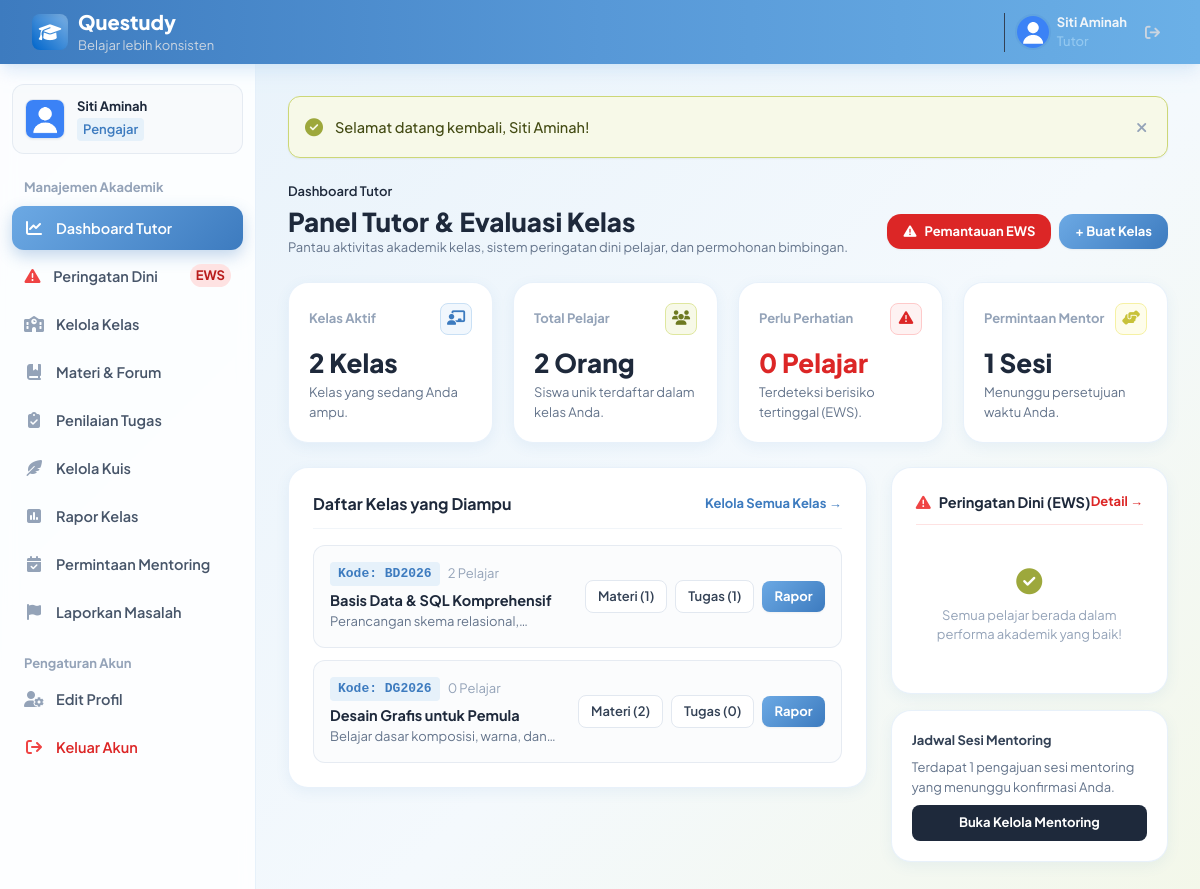
/pengajar/dashboard.php (signed in), run on the app's committed database.
### tables this page shows
CREATE TABLE `kelas` (
  `id_kelas` INT AUTO_INCREMENT PRIMARY KEY,
  `id_pengajar` INT NOT NULL,
  `kode_kelas` VARCHAR(10) NOT NULL UNIQUE,
  `nama_kelas` VARCHAR(150) NOT NULL,
  `deskripsi` TEXT NULL,
  `kategori` VARCHAR(50) NOT NULL DEFAULT 'Lainnya',
  `tingkat` ENUM('pemula','menengah','lanjut') NOT NULL DEFAULT 'pemula',
  `kuota` INT NOT NULL DEFAULT 20,
  `created_at` TIMESTAMP DEFAULT CURRENT_TIMESTAMP,
  CONSTRAINT `fk_kelas_pengajar` FOREIGN KEY (`id_pengajar`) REFERENCES `users` (`id_user`) ON DELETE CASCADE
);

### config/koneksi.php (called while the page is built, shortened)
<?php
function base_url($path = '') {
    $docRoot = str_replace('\\', '/', $_SERVER['DOCUMENT_ROOT'] ?? '');
    $projectDir = str_replace('\\', '/', dirname(__DIR__));
    $relPath = str_replace($docRoot, '', $projectDir);
    $base = '/' . trim($relPath, '/');
    if ($base === '/') {
        $base = '';
    }
    $path = ltrim($path, '/');
    return ($base ? $base . '/' : '/') . $path;
}
function e($string) {
    return htmlspecialchars((string)($string ?? ''), ENT_QUOTES, 'UTF-8');
}

### pengajar/dashboard.php (the view, shortened to what this page needs)
<?php
require_once BASE_PATH . '/config/koneksi.php';
$userId = $_SESSION['id_user'];
$stmtK = $conn->prepare("SELECT COUNT(*) AS total_kelas FROM kelas WHERE id_pengajar = ?");
$stmtK->execute([$userId]);
$totalKelas = (int)$stmtK->fetch()['total_kelas'];
$stmtMhs = $conn->prepare("
    SELECT COUNT(DISTINCT ak.id_pelajar) AS total_mhs
    FROM anggota_kelas ak
    JOIN kelas k ON ak.id_kelas = k.id_kelas
    WHERE k.id_pengajar = ?
");
$stmtMhs->execute([$userId]);
$totalMahasiswa = (int)$stmtMhs->fetch()['total_mhs'];
$stmtBookPending = $conn->prepare("SELECT COUNT(*) AS pending_book FROM booking_tutor WHERE id_tutor = ? AND status = 'pending'");
$stmtBookPending->execute([$userId]);
$bookingPending = (int)$stmtBookPending->fetch()['pending_book'];
$stmtRule = $conn->query("SELECT * FROM peringatan_dini_aturan LIMIT 1");
$rule = $stmtRule->fetch() ?: ['max_telat_tugas' => 2, 'min_rata_nilai' => 65, 'max_hari_tidak_login' => 5];
$stmtAtRisk = $conn->prepare("
    SELECT DISTINCT u.id_user, u.nama, k.nama_kelas,
        (SELECT COUNT(*) FROM pengumpulan_tugas pt JOIN tugas t2 ON pt.id_tugas = t2.id_tugas WHERE pt.id_pelajar = u.id_user AND t2.id_kelas = k.id_kelas AND pt.status = 'terlambat') AS telat_count,
        (SELECT AVG(pt2.nilai) FROM pengumpulan_tugas pt2 JOIN tugas t3 ON pt2.id_tugas = t3.id_tugas WHERE pt2.id_pelajar = u.id_user AND t3.id_kelas = k.id_kelas AND pt2.nilai IS NOT NULL) AS avg_nilai,
        DATEDIFF(NOW(), COALESCE(u.last_login, u.created_at)) AS hari_inaktif
    FROM anggota_kelas ak
    JOIN kelas k ON ak.id_kelas = k.id_kelas
    JOIN users u ON ak.id_pelajar = u.id_user
    WHERE k.id_pengajar = ?
    HAVING telat_count >= ? OR (avg_nilai IS NOT NULL AND avg_nilai < ?) OR hari_inaktif >= ?
    LIMIT 4
");
$stmtAtRisk->execute([$userId, $rule['max_telat_tugas'], $rule['min_rata_nilai'], $rule['max_hari_tidak_login']]);
$pelajarBerisiko = $stmtAtRisk->fetchAll();
$stmtDaftarKelas = $conn->prepare("
    SELECT k.*,
        (SELECT COUNT(*) FROM anggota_kelas ak WHERE ak.id_kelas = k.id_kelas) AS jml_siswa,
        (SELECT COUNT(*) FROM materi m WHERE m.id_kelas = k.id_kelas) AS jml_materi,
        (SELECT COUNT(*) FROM tugas t WHERE t.id_kelas = k.id_kelas) AS jml_tugas
    FROM kelas k
    WHERE k.id_pengajar = ?
    ORDER BY k.created_at DESC
");
$stmtDaftarKelas->execute([$userId]);
$daftarKelas = $stmtDaftarKelas->fetchAll();
require_once BASE_PATH . '/includes/layout_header.php';
?>
<div class="space-y-1 mb-6">
    <div class="flex items-center gap-2 text-xs text-slate-500">
        <span class="text-slate-800 font-semibold">Dashboard Tutor</span>
    </div>
    <div class="flex flex-col sm:flex-row sm:items-center sm:justify-between gap-3">
        <div>
            <h1 class="text-2xl font-extrabold text-slate-800">Panel Tutor & Evaluasi Kelas</h1>
            <p class="text-xs text-slate-500">Pantau aktivitas akademik kelas, sistem peringatan dini pelajar, dan permohonan bimbingan.</p>
        </div>
        <div class="flex items-center gap-2">
            <a href="<?= base_url('pengajar/pemantauan.php'); ?>" class="px-4 py-2 rounded-xl bg-red-600 hover:bg-red-700 text-white text-xs font-bold transition shadow-sm flex items-center gap-2">
                <i class="fa-solid fa-triangle-exclamation"></i>
                <span>Pemantauan EWS</span>
            </a>
            <a href="<?= base_url('pengajar/kelas.php'); ?>" class="px-4 py-2 rounded-xl bg-[#0066CC] hover:bg-[#0052A3] text-white text-xs font-bold transition shadow-sm">
                + Buat Kelas
            </a>
        </div>
    </div>
</div>
<div class="grid grid-cols-1 sm:grid-cols-2 lg:grid-cols-4 gap-5">
    <div class="bg-white rounded-xl border border-[#E2E8F0] p-5 shadow-sm">
        <div class="flex items-center justify-between mb-3">
            <span class="text-xs font-bold uppercase tracking-wider text-slate-400">Kelas Aktif</span>
            <span class="w-8 h-8 rounded-lg bg-blue-50 text-[#0066CC] flex items-center justify-center font-bold text-sm border border-blue-200">
                <i class="fa-solid fa-chalkboard-user"></i>
            </span>
        </div>
        <div class="text-2xl font-extrabold text-slate-800"><?= $totalKelas; ?> Kelas</div>
        <p class="text-xs text-slate-500 mt-1">Kelas yang sedang Anda ampu.</p>
    </div>
    <div class="bg-white rounded-xl border border-[#E2E8F0] p-5 shadow-sm">
        <div class="flex items-center justify-between mb-3">
            <span class="text-xs font-bold uppercase tracking-wider text-slate-400">Total Pelajar</span>
            <span class="w-8 h-8 rounded-lg bg-emerald-50 text-emerald-600 flex items-center justify-center font-bold text-sm border border-emerald-200">
                <i class="fa-solid fa-users"></i>
            </span>
        </div>
        <div class="text-2xl font-extrabold text-slate-800"><?= $totalMahasiswa; ?> Orang</div>
        <p class="text-xs text-slate-500 mt-1">Siswa unik terdaftar dalam kelas Anda.</p>
    </div>
    <div class="bg-white rounded-xl border border-[#E2E8F0] p-5 shadow-sm">
        <div class="flex items-center justify-between mb-3">
            <span class="text-xs font-bold uppercase tracking-wider text-slate-400">Perlu Perhatian</span>
            <span class="w-8 h-8 rounded-lg bg-red-50 text-red-600 flex items-center justify-center font-bold text-sm border border-red-200">
                <i class="fa-solid fa-triangle-exclamation"></i>
            </span>
        </div>
        <div class="text-2xl font-extrabold text-red-600"><?= count($pelajarBerisiko); ?> Pelajar</div>
        <p class="text-xs text-slate-500 mt-1">Terdeteksi berisiko tertinggal (EWS).</p>
    </div>
    <div class="bg-white rounded-xl border border-[#E2E8F0] p-5 shadow-sm">
        <div class="flex items-center justify-between mb-3">
            <span class="text-xs font-bold uppercase tracking-wider text-slate-400">Permintaan Mentor</span>
            <span class="w-8 h-8 rounded-lg bg-amber-50 text-amber-500 flex items-center justify-center font-bold text-sm border border-amber-200">
                <i class="fa-solid fa-handshake-angle"></i>
            </span>
        </div>
        <div class="text-2xl font-extrabold text-slate-800"><?= $bookingPending; ?> Sesi</div>
        <p class="text-xs text-slate-500 mt-1">Menunggu persetujuan waktu Anda.</p>
    </div>
</div>
<div class="grid grid-cols-1 lg:grid-cols-3 gap-6 mt-6">
    <div class="lg:col-span-2 space-y-4">
        <div class="bg-white rounded-xl border border-[#E2E8F0] p-6 shadow-sm">
            <div class="flex items-center justify-between pb-3 border-b border-slate-100 mb-4">
                <h2 class="text-base font-bold text-slate-800">Daftar Kelas yang Diampu</h2>
                <a href="<?= base_url('pengajar/kelas.php'); ?>" class="text-xs font-bold text-[#0066CC] hover:underline">
                    Kelola Semua Kelas &rarr;
                </a>
            </div>
            <?php if (empty($daftarKelas)): ?>
                <div class="text-center py-8 text-slate-400 text-xs">
                    Anda belum membuat kelas. Klik tombol "+ Buat Kelas" untuk memulai.
                </div>
            <?php else: ?>
                <div class="space-y-3">
                    <?php foreach ($daftarKelas as $kls): ?>
                        <div class="p-4 rounded-xl border border-slate-200/80 bg-slate-50/50 hover:bg-slate-50 transition flex flex-col sm:flex-row sm:items-center justify-between gap-4">
                            <div>
                                <div class="flex items-center gap-2 mb-1">
                                    <span class="text-[10px] font-mono font-bold px-2 py-0.5 rounded bg-blue-100 text-[#0066CC]">
                                        Kode: <?= e($kls['kode_kelas']); ?>
                                    </span>
                                    <span class="text-xs text-slate-400"><?= (int)$kls['jml_siswa']; ?> Pelajar</span>
                                </div>
                                <h3 class="text-sm font-bold text-slate-800"><?= e($kls['nama_kelas']); ?></h3>
                                <p class="text-xs text-slate-500 line-clamp-1 mt-0.5"><?= e($kls['deskripsi'] ?: 'Tanpa deskripsi.'); ?></p>
                            </div>
                            <div class="flex items-center gap-2 flex-shrink-0">
                                <a href="<?= base_url('pengajar/materi.php?id_kelas=' . $kls['id_kelas']); ?>" class="px-3 py-1.5 rounded-lg bg-white border border-slate-200 hover:bg-slate-100 text-slate-700 text-xs font-semibold transition" title="Kelola Materi">
                                    Materi (<?= (int)$kls['jml_materi']; ?>)
                                </a>
                                <a href="<?= base_url('pengajar/tugas.php?id_kelas=' . $kls['id_kelas']); ?>" class="px-3 py-1.5 rounded-lg bg-white border border-slate-200 hover:bg-slate-100 text-slate-700 text-xs font-semibold transition" title="Kelola Tugas">
                                    Tugas (<?= (int)$kls['jml_tugas']; ?>)
                                </a>
                                <a href="<?= base_url('pengajar/rapor.php?id_kelas=' . $kls['id_kelas']); ?>" class="px-3 py-1.5 rounded-lg bg-[#0066CC] hover:bg-[#0052A3] text-white text-xs font-bold transition shadow-sm">
                                    Rapor
                                </a>
                            </div>
                        </div>
                    <?php endforeach; ?>
                </div>
            <?php endif; ?>
        </div>
    </div>
    <div class="space-y-4">
        <div class="bg-white rounded-xl border border-red-200 p-6 shadow-sm space-y-4">
            <div class="flex items-center justify-between pb-3 border-b border-red-100">
                <div class="flex items-center gap-2">
                    <i class="fa-solid fa-triangle-exclamation text-red-500"></i>
                    <h3 class="text-sm font-bold text-slate-800">Peringatan Dini (EWS)</h3>
                </div>
                <a href="<?= base_url('pengajar/pemantauan.php'); ?>" class="text-[11px] font-bold text-red-600 hover:underline">
                    Detail &rarr;
                </a>
            </div>
            <?php if (empty($pelajarBerisiko)): ?>
                <div class="text-center py-6 text-slate-400 text-xs">
                    <i class="fa-solid fa-circle-check text-2xl text-emerald-500 mb-2 block"></i>
                    Semua pelajar berada dalam performa akademik yang baik!
                </div>
            <?php endif; ?>
        </div>
        <div class="bg-white rounded-xl border border-[#E2E8F0] p-5 shadow-sm space-y-2">
            <h4 class="text-xs font-bold text-slate-700 uppercase tracking-wider">Jadwal Sesi Mentoring</h4>
            <p class="text-xs text-slate-500">Terdapat <?= $bookingPending; ?> pengajuan sesi mentoring yang menunggu konfirmasi Anda.</p>
            <a href="<?= base_url('pengajar/booking.php'); ?>" class="inline-block w-full text-center py-2 px-3 rounded-lg bg-slate-800 hover:bg-slate-900 text-white text-xs font-bold transition">
                Buka Kelola Mentoring
            </a>
        </div>
    </div>
</div>
<?php require_once BASE_PATH . '/includes/layout_footer.php'; ?>

### includes/layout_header.php (style rules this page uses)
body { font-family: 'Plus Jakarta Sans', sans-serif; background-color: #F4F6F9; }
html { scroll-behavior: smooth; }
body, input, button, select, textarea { font-family: 'Plus Jakarta Sans', sans-serif !important; }
body { font-size: 15px; line-height: 1.6; color: #1E293B; background: linear-gradient(135deg, #E6F1FA 0%, #F4F9FD 55%, #F3F7E4 100%) fixed !important; }
.text-\[10px\], .text-\[11px\], .text-xs { font-size: 13px !important; line-height: 1.5 !important; }
.text-sm { font-size: 14.5px !important; }
.text-base { font-size: 16px !important; }
.text-2xl { font-size: 26px !important; line-height: 1.25 !important; }
.font-black, .font-extrabold { font-weight: 800 !important; }
.uppercase { text-transform: none !important; letter-spacing: normal !important; }
.tracking-tight, .tracking-wide, .tracking-wider { letter-spacing: normal !important; }
.bg-\[\#0066CC\] { background-color: #3D7BBF !important; background-image: linear-gradient(135deg, #6CA9E4, #3D7BBF) !important; color: #fff !important; }
.text-\[\#0066CC\] { color: #3D7BBF !important; }
main .bg-white.rounded-xl { border-radius: 20px !important; border-color: rgba(190, 216, 241, .35) !important; box-shadow: 0 4px 14px rgba(61, 123, 191, .08) !important; transition: transform .2s ease, box-shadow .2s ease; }
main button, main a.rounded-xl, main a.rounded-lg { transition: all .18s ease; }
main button.rounded-xl, main a.rounded-xl { border-radius: 14px !important; }

### data on the page
kelas: kode_kelas "BD2026", jml_siswa "2", nama_kelas "Basis Data & SQL Komprehensif", deskripsi "Perancangan skema…", jml_materi "1", jml_tugas "1"
kelas: kode_kelas "DG2026", jml_siswa "0", nama_kelas "Desain Grafis untuk Pemula", deskripsi "Belajar dasar komposisi, warna,…", jml_materi "2", jml_tugas "0"

### other printed values
$user_nama "Siti Aminah"
$user_role "Pengajar"
$flash['message'] "Selamat datang kembali, Siti Aminah!"
$totalKelas "2"
$totalMahasiswa "2"
count($pelajarBerisiko) "0"
$bookingPending "1"
